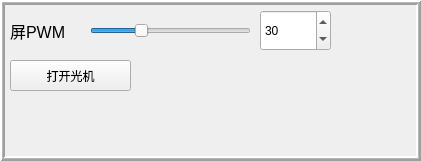
    <widget class="QFrame" name="frame_7">
     <property name="geometry">
      <rect>
       <x>380</x>
       <y>430</y>
       <width>421</width>
       <height>161</height>
      </rect>
     </property>
     <property name="frameShape">
      <enum>QFrame::Box</enum>
     </property>
     <property name="frameShadow">
      <enum>QFrame::Raised</enum>
     </property>
     <property name="lineWidth">
      <number>2</number>
     </property>
     <property name="midLineWidth">
      <number>1</number>
     </property>
     <widget class="QSpinBox" name="panelPwmSpinBox">
      <property name="geometry">
       <rect>
        <x>260</x>
        <y>10</y>
        <width>71</width>
        <height>41</height>
       </rect>
      </property>
      <property name="maximum">
       <number>100</number>
      </property>
      <property name="value">
       <number>30</number>
      </property>
     </widget>
     <widget class="QLabel" name="label_22">
      <property name="geometry">
       <rect>
        <x>10</x>
        <y>10</y>
        <width>81</width>
        <height>41</height>
       </rect>
      </property>
      <property name="font">
       <font>
        <family>Arial</family>
        <pointsize>12</pointsize>
       </font>
      </property>
      <property name="text">
       <string>屏PWM</string>
      </property>
     </widget>
     <widget class="QSlider" name="panelPwmHorizontalSlider">
      <property name="geometry">
       <rect>
        <x>90</x>
        <y>20</y>
        <width>161</width>
        <height>21</height>
       </rect>
      </property>
      <property name="maximum">
       <number>100</number>
      </property>
      <property name="singleStep">
       <number>10</number>
      </property>
      <property name="sliderPosition">
       <number>30</number>
      </property>
      <property name="orientation">
       <enum>Qt::Horizontal</enum>
      </property>
      <property name="invertedAppearance">
       <bool>false</bool>
      </property>
      <property name="invertedControls">
       <bool>false</bool>
      </property>
      <property name="tickPosition">
       <enum>QSlider::NoTicks</enum>
      </property>
      <property name="tickInterval">
       <number>10</number>
      </property>
     </widget>
     <widget class="QPushButton" name="openLedButton">
      <property name="geometry">
       <rect>
        <x>10</x>
        <y>60</y>
        <width>121</width>
        <height>31</height>
       </rect>
      </property>
      <property name="maximumSize">
       <size>
        <width>121</width>
        <height>16777215</height>
       </size>
      </property>
      <property name="text">
       <string>打开光机</string>
      </property>
     </widget>
    </widget>
